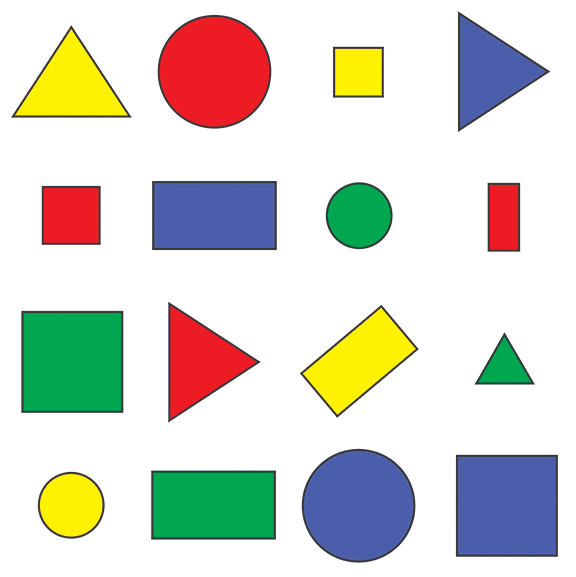
#> input picture img/shapes.png, 576 x 577 px
$ python test5_imshow.py
#> lines starting #> are read from the running program, lines starting #| are printed output that depends on the picture; after the words box and inside, x2 and y2 are one past the last pixel; in counts of white or black regions, pixels touching at a corner belong together
import cv2
import numpy as np

#堆疊圖片
def stackImages(scale,imgArray):
    rows = len(imgArray)
    cols = len(imgArray[0])
    rowsAvailable = isinstance(imgArray[0], list)
    width = imgArray[0][0].shape[1]
    height = imgArray[0][0].shape[0]
    if rowsAvailable:
        for x in range ( 0, rows):
            for y in range(0, cols):
                if imgArray[x][y].shape[:2] == imgArray[0][0].shape [:2]:
                    imgArray[x][y] = cv2.resize(imgArray[x][y], (0, 0), None, scale, scale)
                else:
                    imgArray[x][y] = cv2.resize(imgArray[x][y], (imgArray[0][0].shape[1], imgArray[0][0].shape[0]), None, scale, scale)
                if len(imgArray[x][y].shape) == 2: imgArray[x][y]= cv2.cvtColor( imgArray[x][y], cv2.COLOR_GRAY2BGR)
        imageBlank = np.zeros((height, width, 3), np.uint8)
        hor = [imageBlank]*rows
        hor_con = [imageBlank]*rows
        for x in range(0, rows):
            hor[x] = np.hstack(imgArray[x])
        ver = np.vstack(hor)
    else:
        for x in range(0, rows):
            if imgArray[x].shape[:2] == imgArray[0].shape[:2]:
                imgArray[x] = cv2.resize(imgArray[x], (0, 0), None, scale, scale)
            else:
                imgArray[x] = cv2.resize(imgArray[x], (imgArray[0].shape[1], imgArray[0].shape[0]), None,scale, scale)
            if len(imgArray[x].shape) == 2: imgArray[x] = cv2.cvtColor(imgArray[x], cv2.COLOR_GRAY2BGR)
        hor= np.hstack(imgArray)
        ver = hor
    return ver

#擷取邊線並繪製
def getContours(img):
    contours,hierarchy = cv2.findContours(img,cv2.RETR_EXTERNAL,cv2.CHAIN_APPROX_NONE)
    for cnt in contours:
        area = cv2.contourArea(cnt)
        #面積超過多少才畫框線
        print(area)
        if area>500:
            #在contour_img上畫線
            cv2.drawContours(contour_img, cnt, -1, (255, 0, 0), 3)
            #找輪廓弧長 封閉為True
            peri = cv2.arcLength(cnt,True)
            #print(peri)
            #算有多少拐彎點 乘上分辨率
            approx = cv2.approxPolyDP(cnt,0.02*peri,True)
            print(len(approx))
            #繪製矩形邊框
            objCor = len(approx)
            x, y, w, h = cv2.boundingRect(approx)
            #判斷幾邊形 並標註
            if objCor == 3:ObjectType = "Tri"
            elif objCor == 4:
                aspRatio = w/float(h)
                if aspRatio > 0.95 and aspRatio < 1.05:ObjectType = "Square"
                else:ObjectType = "Rectangle"
            elif objCor > 4:ObjectType = "Circles"
            else:ObjectType = "None"

            cv2.rectangle(contour_img,(x,y),(x+w,y+h),(0,255,0),2)
            #字體位置 字形大小 顏色 縮放
            cv2.putText(contour_img,ObjectType,(x+w//2-10,y+h//2-10),cv2.FONT_HERSHEY_COMPLEX,0.7,(0,0,0),2)

path = 'img/shapes.png'
img = cv2.imread(path)
#> img is the input picture: shape (577, 576, 3); mean B, G, R 205.1, 214.3, 214.2
contour_img = img.copy()

HSV_img= cv2.cvtColor(img,cv2.COLOR_BGR2HSV)
#> HSV_img: shape (577, 576, 3); mean H, S, V 31.4, 56.1, 234.3
gray_img = cv2.cvtColor(img,cv2.COLOR_BGR2GRAY)
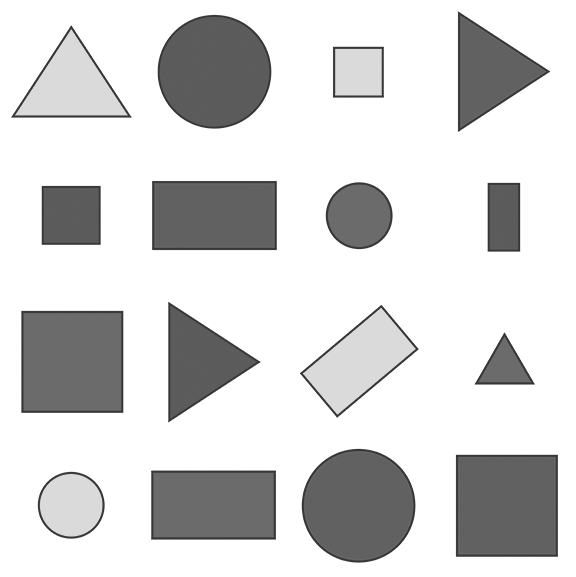
#> gray_img: shape (577, 576); min 54, max 255, mean 213.2
lower = np.array([2,44,0])
upper = np.array([179,255,255])
mask = cv2.inRange(HSV_img,lower,upper)
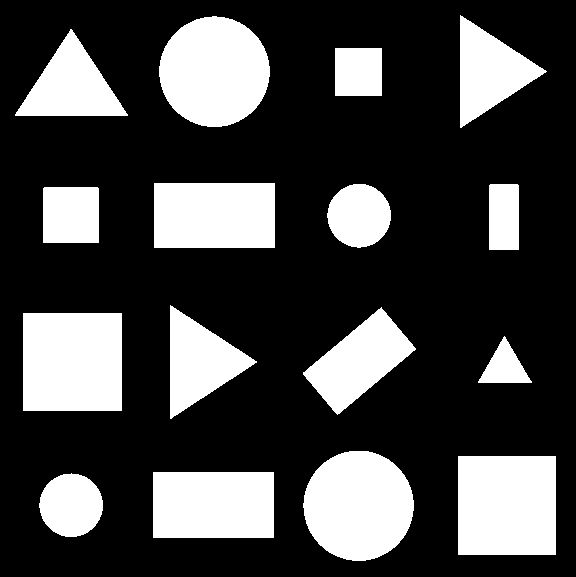
#> mask: shape (577, 576); 27.1% white; 16 white regions, largest, box (x1, y1, x2, y2) and area: (23, 313, 122, 411) 9702, (458, 456, 556, 555) 9702, (159, 16, 270, 127) 9586
imResult = cv2.bitwise_and(img,img,mask=mask)
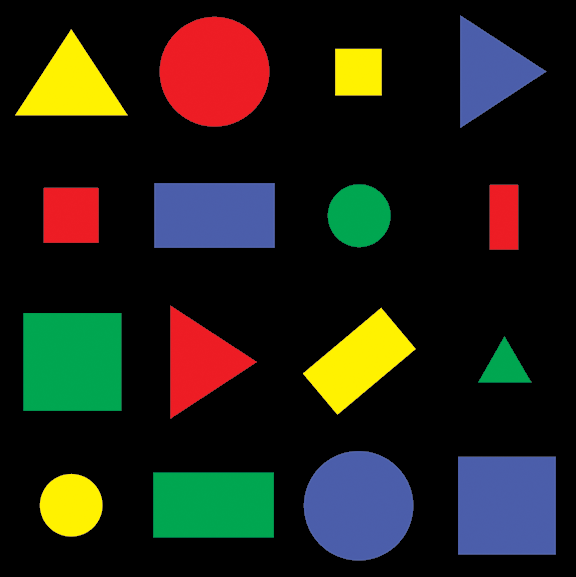
#> imResult: shape (577, 576, 3); mean B, G, R 24, 33.1, 33.1

#模糊化 值越大越模糊
blur_img = cv2.GaussianBlur(gray_img,(7,7),1)
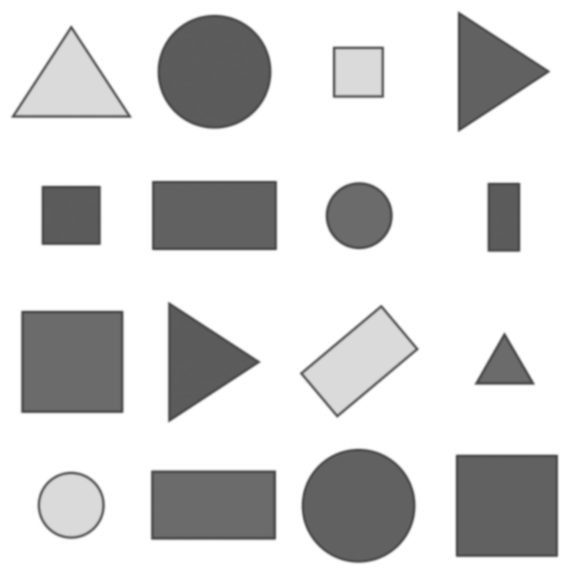
#> blur_img: shape (577, 576); min 72, max 255, mean 213.2
#邊線
canny_img = cv2.Canny(blur_img,50,50)
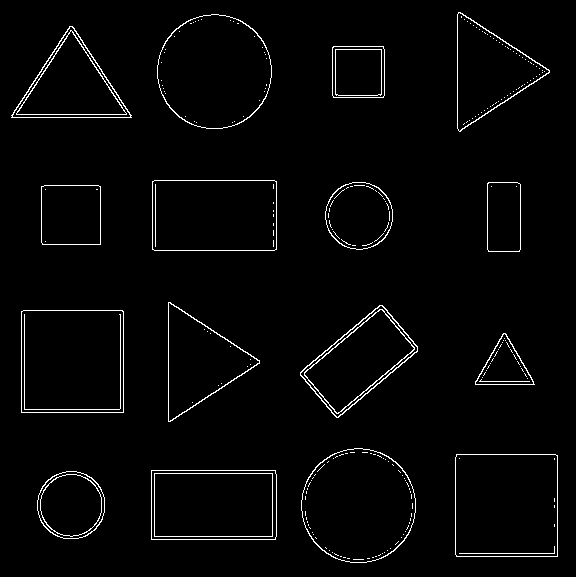
#> canny_img: shape (577, 576); 2.4% white in thin lines or dots
getContours(canny_img)
#> in getContours, `contours,hierarchy = cv2.findContours(img,cv2.RETR_EXTERNAL,cv2.CHAIN_..`: contours = 16 contours; largest, box (x1, y1, x2, y2) and area: (21, 310, 124, 413) 10402, (455, 454, 558, 557) 10398, (301, 448, 416, 563) 10236, (157, 14, 272, 129) 10234, (152, 180, 277, 251) 8674
#> the loop in getContours, `for cnt in contours:` made 16 passes
#> (area, peri, approx, objCor, x, y, w, h) on passes 2, 3, 6, 7, 9, 10, 12: (8619, 386.8, [[151, 470], [151, 539], [275, 539], [275, 470]], 4, 151, 470, 125, 70), (10398.5, 406.2, [[456, 454], [456, 556], [557, 556], [557, 455]], 4, 456, 454, 102, 103), (10402, 406.8, [[21, 311], [21, 412], [123, 412], [122, 310]], 4, 21, 310, 103, 103), (6389, 338.5, [[382, 305], [300, 372], [336, 417], [417, 351]], 4, 300, 305, 118, 113), (3475.5, 234.2, [[41, 186], [42, 244], [100, 244], [100, 186]], 4, 41, 186, 60, 59), (2270.5, 201.1, [[488, 182], [487, 249], [519, 251], [520, 184]], 4, 487, 182, 34, 70), (8674, 385.7, [[152, 181], [152, 249], [276, 249], [276, 181]], 4, 152, 181, 125, 69)
#> (area, peri, approx, objCor, x, y, w, h) on passes 5, 8, 14, 16: (1612.5, 186.6, [[503, 333], [475, 384], [534, 384]], 3, 475, 333, 60, 52), (5629, 352, [[168, 302], [170, 421], [259, 360]], 3, 168, 302, 92, 120), (5690.5, 355.1, [[11, 115], [131, 117], [72, 26]], 3, 11, 26, 121, 92), (5712, 351.7, [[458, 12], [460, 131], [549, 70]], 3, 458, 12, 92, 120)
#> (printed output is left out)
#> after the loop in getContours, `for cnt in contours:`:
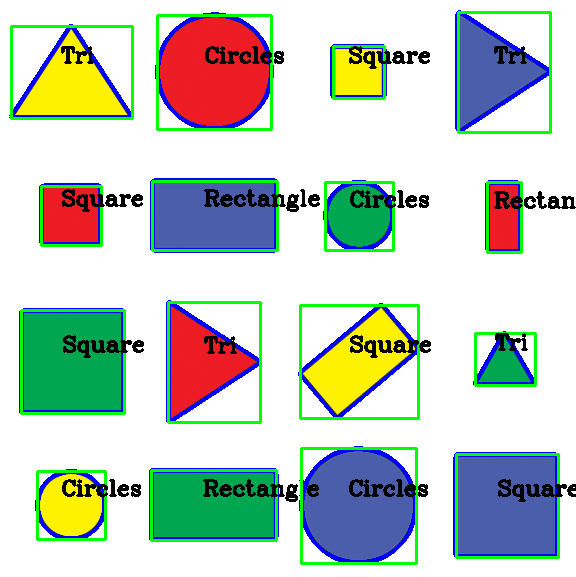
#> contour_img: shape (577, 576, 3); 11.96% of pixels changed, all inside (x1, y1, x2, y2) = (9, 10, 576, 565)
blank_img = np.zeros_like(img)

# cv2.imshow('original',img)
# cv2.imshow('gray',gray_img)
# cv2.imshow('blur',blur_img)
#堆疊 大小設定 排列
stack_img = stackImages(0.6,([img,gray_img,blur_img],[canny_img,contour_img,imResult]))
#> after the loop in stackImages, `for x in range(0, rows):`: hor = 2 items
#> in stackImages, `ver = np.vstack(hor)`:
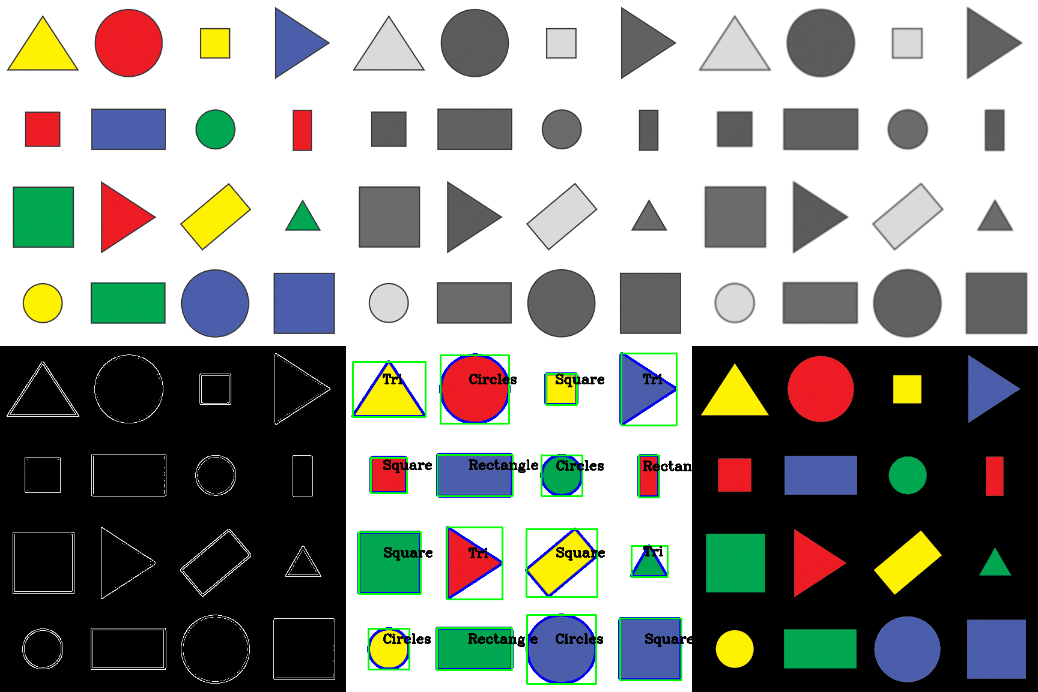
#> ver: shape (692, 1038, 3); mean of channels 0, 1, 2 142.5, 147.5, 145.3; drawn as B, G, R
cv2.imshow('stack',stack_img)

cv2.waitKey(0)
cv2.destroyAllWindows()
